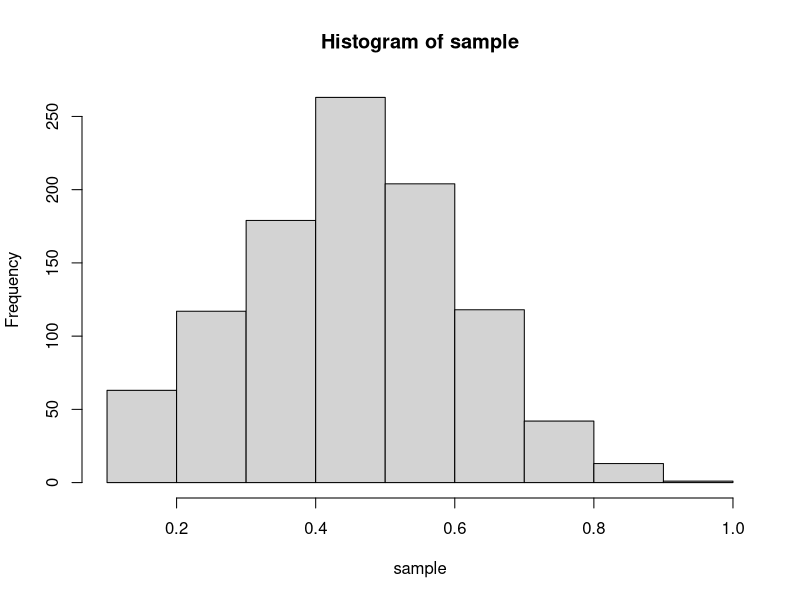
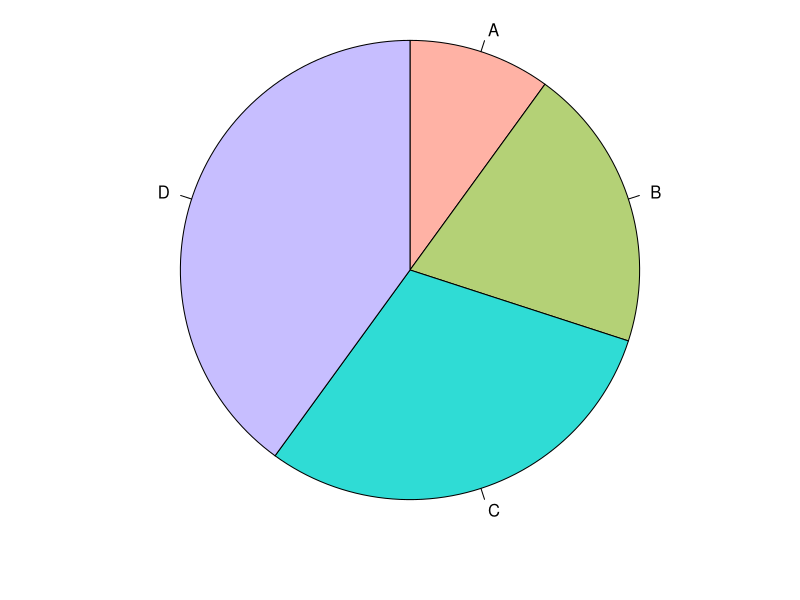
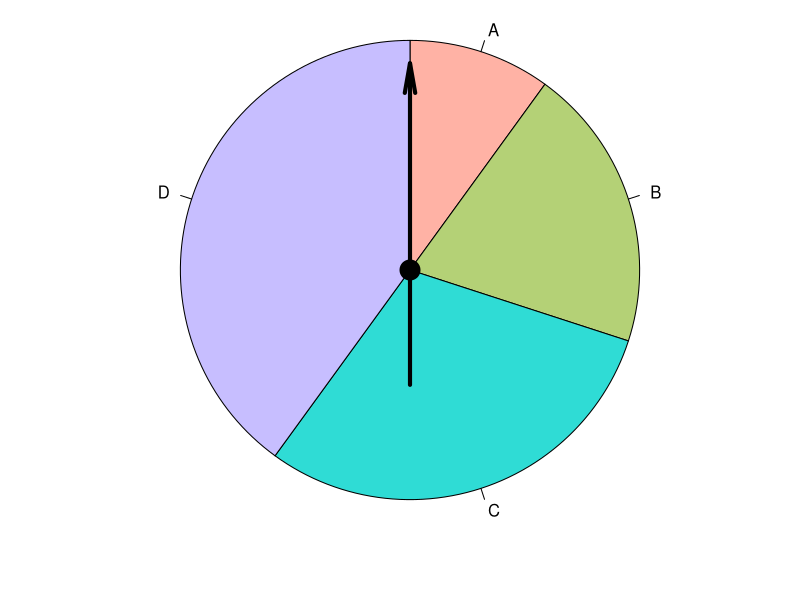
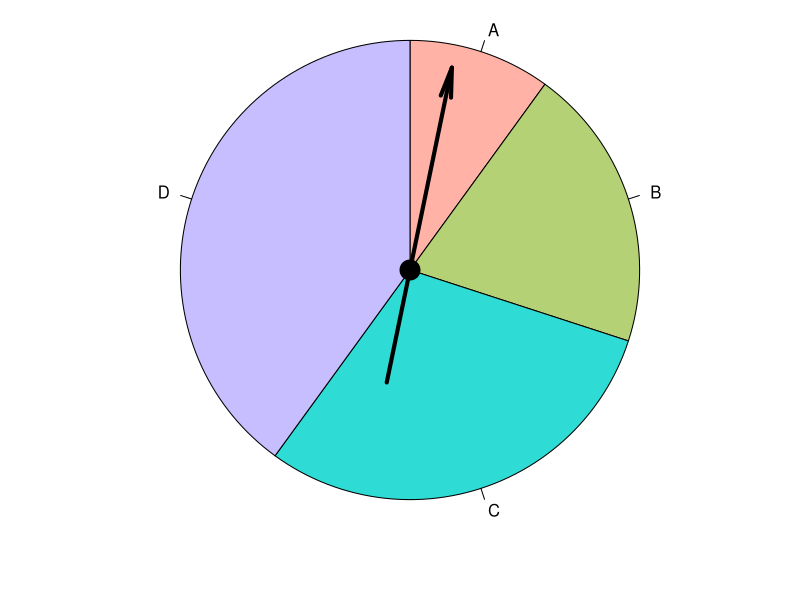
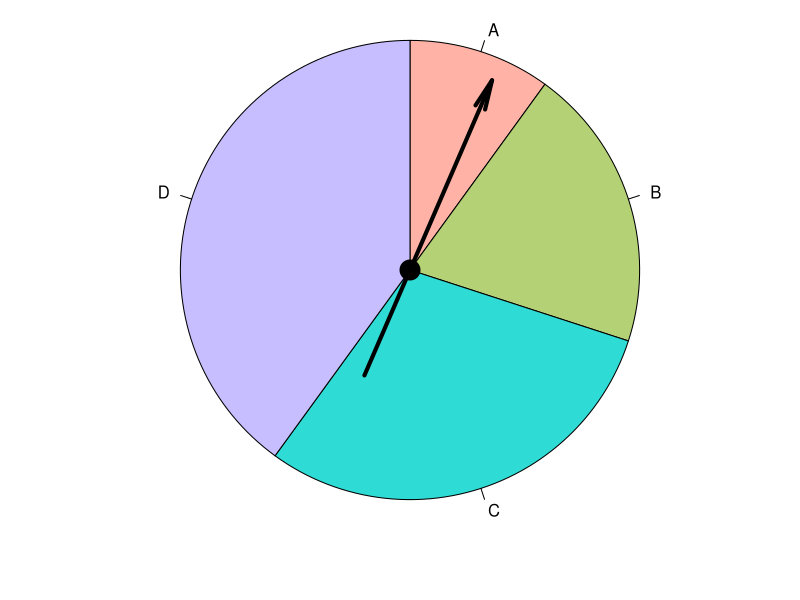
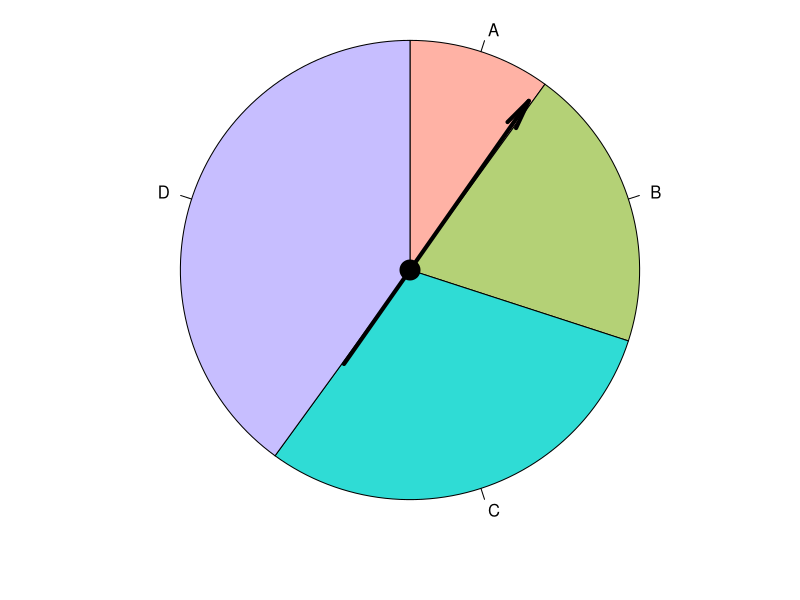
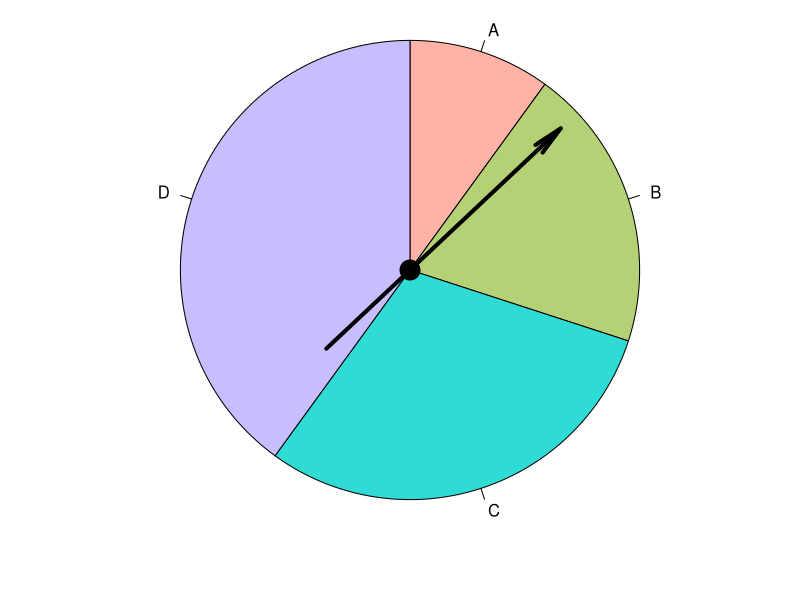
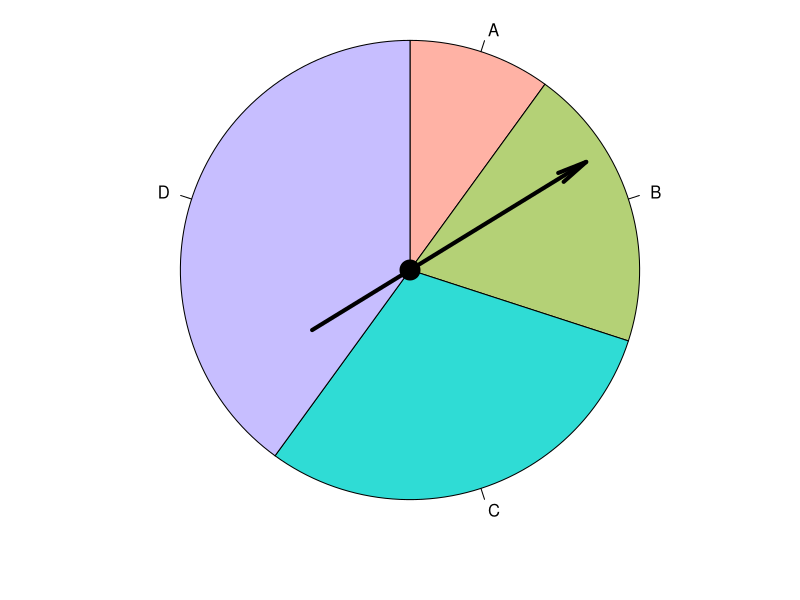

Here is the R script that generated these plots, in order:
## Top Level

  #1) Use existing data
    #a) re-randomize into new groups
    #b) Bootstrap

  #2) generate data
    #a) curve
       #i)  normal
       #ii) exp
       #iii t
    #b) categories
       #i)    spinner or balls in urn
       #ii)   number & names of categories
       #iii)  number of draws
    #c) summary stat -- run one and store it
    #d) R = number of reps
    #e) run it R times and plot results
    #f) table more extreme values


cat.gen <-  function(type, nCat, prob = rep(1/nCat, nCat), nDraws, stat,
                     nReps, test.stat, names = 1:nCat, two.sided=FALSE){
  ## function to draw nDraws iid from nCat categories, apply a statistic
  ## plot resulting stats, label extremes, and
  ## compute proportion as or more extreme.  add animation & speed?

  sample <-  apply(matrix(sample(nCat, nDraws * nReps, replace=TRUE),
                          nDraws, nReps), 2, stat)
  hist(sample)
}


cat.gen("spin", 2, nDraws=10, stat=function(x) table(x)[1]/10, nReps=1000, test.stat=.9)



spin <- function(nCat, nDraws=1, prob = rep(1/nCat, nCat), names = 1:nCat,
                 speed = c("slow", "fast"), plotIt=TRUE){
  ## function to draw randomly from a spinner
  opar <- par(mar=c(4,2,1,1)+.1)
  palette( colorspace::rainbow_hcl(nCat, c = 60, l = 80, start = 20, 
                                    end = 360*(nCat-1)/nCat))
  ## set background image
  pie(prob, labels=names, col = 1:nCat, radius = 1, clockwise = TRUE)
  ## generate all random values
  draws <- runif(nDraws) 
  ## print(draws)
  ## convert to categories
  outcomes <- cut(draws, cumsum(c(0, prob)), label=names)
  if(plotIt){
   i <-  1
    ## spinner is plotted at 36 locations
    steps <- pi/2 - 2 * pi * seq(0, 1 + draws[i] , length=36)
    for(stp in steps){
      pie(prob, labels=names, col = 1:nCat, radius = 1, clockwise = TRUE)
      points(0, 0, cex=4, pch=20)
      arrows(-cos(stp)/2, -sin(stp)/2, cos(stp)*.9, sin(stp)*.9,
             length=.3, angle = 10, lwd=4)
      Sys.sleep(.04)
    }
    mtext("O", side=1, at= -1,
          col = unclass(outcomes[1]), cex=4, line=1)
  if(nDraws > 1) {
    if(speed[1] =="slow"){
      ## keep plotting more draws
      Sys.sleep(.5) ## longer pause 
      for(i in 2:nDraws){
        ## spinner is plotted at 36 locations
        steps <- pi/2 - 2 * pi * seq(0, 1 + draws[i] , length=36)
        for(stp in steps){
          pie(prob, labels=names, col = 1:nCat, radius = 1, clockwise = TRUE)
          mtext(rep("O",i-1), side=1, at= -1 + (0:(i-2)) /(nDraws -1) *2,
                col = unclass(outcomes[1:(i-1)]), cex=4, line=1)
          points(0, 0, cex=4, pch=20)
          arrows(-cos(stp)/4, -sin(stp)/4, cos(stp)*.9, sin(stp)*.9,
                 length=.3, angle = 10, lwd=4)
          Sys.sleep(.04)  ## short pause 
        }
        mtext(rep("O",i), side=1, at= -1 + (0:(i-1))/(nDraws-1) *2  ,
              col = unclass(outcomes[1:i]), cex=4, line=1)
        Sys.sleep(.5)
      }
    }
    ## show all draws
    ends <-  pi/2 - 2 * pi * draws
    arrows(-cos(ends)/2, -sin(ends)/2, cos(ends)*.9, sin(ends)*.9,
              length=.3, angle = 10, lwd=4)
  
    mtext(rep("O",nDraws), side=1, at= -1 + (0:(nDraws-1))/(nDraws-1) *2  ,
          col = unclass(outcomes), cex=4, line=1)
  }
 }
  par(opar)
  outcomes
}

 spin(4, nDraws = 10, prob=(1:4)/10, names=LETTERS[1:4], speed = "fast")

 spin(2, nDraws = 3, names=c("Hit","Miss"))

 ## assume we want to see results as a proportion?


diceroll <- function(n=10, plotIt=TRUE, bkg="red", pips = "white", edge=1.2){
  rollSeq <- sample(6, n, replace=TRUE)
  if(plotIt){
    opar <- par(mar=rep(1.1,4))
    pipLocs <- list(one = list(theta=0, r=0),
                    two = list(theta=c(1,5) * pi/4, r = .7),
                    tre = list(theta=c(1, 0, 5)*pi/4, r= c(.8,0,.8)),
                    four = list(theta=c(1,3,5,7)*pi/4, r = .8),
                    five = list(theta=c(1,3,3,5,7)*pi/4, r = c(1,1,0,1,1)*.9),
                    six = list(theta=c(1,3,0,4,5,7)*pi/4, r = c(.83, .83,.6,.6,.83,.83)))
    rotation <- runif(n, 0, pi/2)
    edge <- edge * sqrt(2) 
    for(ndx in 1:n){
      plot(-1:1 *2.6,-1:1 *2.6, type="n",xlab="",ylab="",xaxt="n",yaxt="n", fin=c(2,2), bty="n")
      polygon(x = edge*cos(rotation[ndx] + c(1,-1,-3,3)*pi/4),  col=bkg, 
              y = edge*sin(rotation[ndx] +c(1,-1,-3,3)*pi/4 ) * dev.size()[1]/dev.size()[2])
      points(x= cos(pipLocs[[rollSeq[ndx]]]$theta + rotation[ndx]) * pipLocs[[rollSeq[ndx]]]$r ,
             y= sin(pipLocs[[rollSeq[ndx]]]$theta + rotation[ndx]) * pipLocs[[rollSeq[ndx]]]$r *
               dev.size()[1]/dev.size()[2], col= pips, cex=5, pch=20)
      Sys.sleep(.1)
    }
  }
  par(opar)
  rollSeq
}
diceroll(10)


sockDrawer  <- function(Factor1, nDraws, plotIt=TRUE, speed = 10, replace=TRUE){
  ## function to randomly sample "socks" from a "drawer" 
  nObjects <- length(Factor1)
  if(! is.factor(Factor1)){
    Factor1 <- as.factor(Factor1)
  }
  nCat <- length(levels(Factor1))
  randomNdx <- sample(nObjects, nDraws, replace=replace)
  if(plotIt){
    opar <- par(mar=c(4,2,1,1)+.1)
    ## shorten names of factor levels for easier printing
    #levels(Factor1) <- colnames( model.matrix( ~ Factor1 + 0))
    palette( colorspace::rainbow_hcl(nCat, c = 40, l = 60, start = 20, 
                                     end = 360*(nCat-1)/nCat))
    plot( 0:1, c(-.5,1)  , type="n",xlab="",ylab="",xaxt="n",yaxt="n", fin=c(2,2), bty="n")
    rect( xleft=0, xright=1, ytop=1,ybottom=0, col="cornsilk")
    #if(nObjects > 24){
      Ncols <- ceiling( nObjects ^ .5) +1
      Nrows <- ceiling( nObjects / Ncols)
    #}  else {
    #  Nrows <- 3; Ncols <- 8
    #}
    xmid <- (0:(nObjects-1) %% Ncols)/Ncols + 1/Ncols/2
    ymid <- (0:(nObjects-1) %/% Ncols)/(Ncols) + 1.5/Ncols/2  
    radius <- 1/Ncols/4
    showAllSocks <- function(){
      for(ndx in 1:nObjects){
        plotrix::draw.circle(r = radius, x = xmid[ndx], y=ymid[ndx], col = unclass(Factor1)[ndx],
                             border=NA)
      }
      text( x=xmid, y = ymid, Factor1)
    }
    ## draw out the samples
    xOut <- (1:nDraws )/nDraws -1/2/nDraws
    yOut <- -radius -.1
    showAllSocks()
    for(ndx in 1:nDraws){
      plotrix::draw.circle(r = radius, x = xmid[randomNdx[ndx]], y=ymid[randomNdx[ndx]], 
                         col = "cornsilk")
      plotrix::draw.circle(r = radius, x = xOut[ndx], y=yOut, col =  unclass(Factor1)[randomNdx[ndx]] )
      text(xOut[ndx], yOut, Factor1[randomNdx[ndx]])
      Sys.sleep(3/speed)
      if(replace)
        showAllSocks()
    }
  }
  par(opar)
  Factor1[randomNdx]
}

sockDrawer(rep(LETTERS[1:3],4),3, replace=T)
sockDrawer(rep(LETTERS[1:3],4),3, replace=F,speed=2)
 
